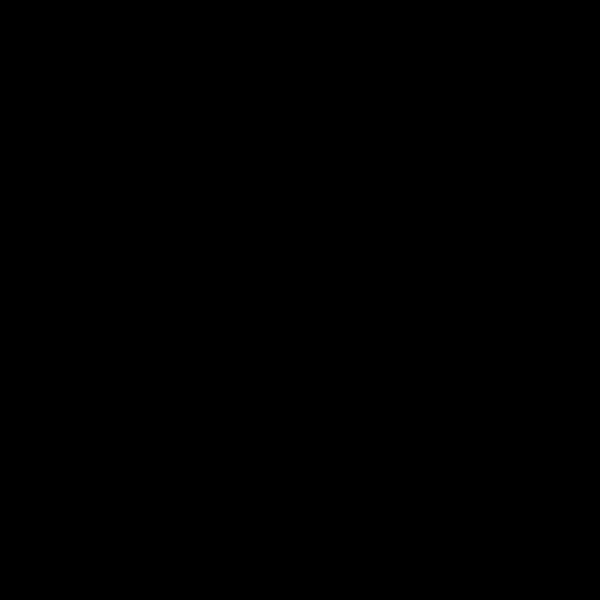
Frame 1 (no input)
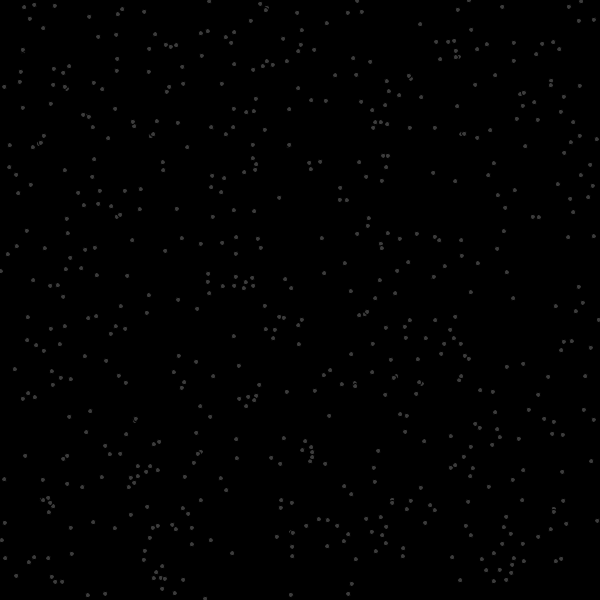
Frame 60 (the mouse pressed at the canvas centre just before this capture)
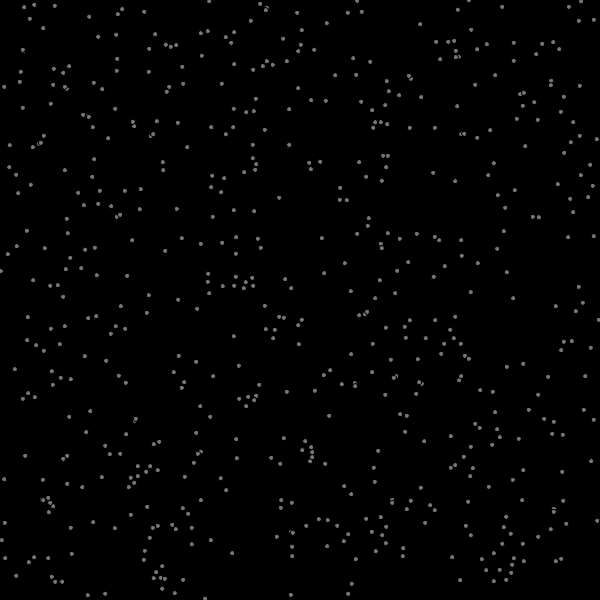
Frame 120 (the mouse held since frame 60 and released just before this capture)

The Processing sketch that drew these frames (run headless with seeded random() and noise(); from frame 60 on, the mouse is pressed at the canvas centre):

// Processing sketch: sketch_17
// ── sketch_17.pde
/*
  try to reproduce the 'twinkling stars' effect in the gif.
  you should use the Star class in order to do this.
  think of the starry sky as a group of star objects that 
  change color over time.

  if you can't reproduce it exactly, come as close as you can.
*/


ArrayList<Star> stars;

void setup() {
  size(600, 600);
  stars = new ArrayList <Star>();
  for(int i = 0; i < width; i++) {
    stars.add (new Star(random(width), random(height)));
  }
}
  


void draw() {
  background(0);
  for(int i = 0; i < stars.size(); i++) {
    Star s = stars.get(i);
    s.display();
  }
}

class Star {
  float x, y;
  float c = 0;
  float incr = 1;
  
  Star(float x, float y) {
    this.x = x;
    this.y = y;
  }
  
  void display() {
    fill(c += incr);
    if(c >= 255 || c <= 0) {
      incr = -incr;
    }
    ellipse(x, y, 5, 5);   
  }  
}
